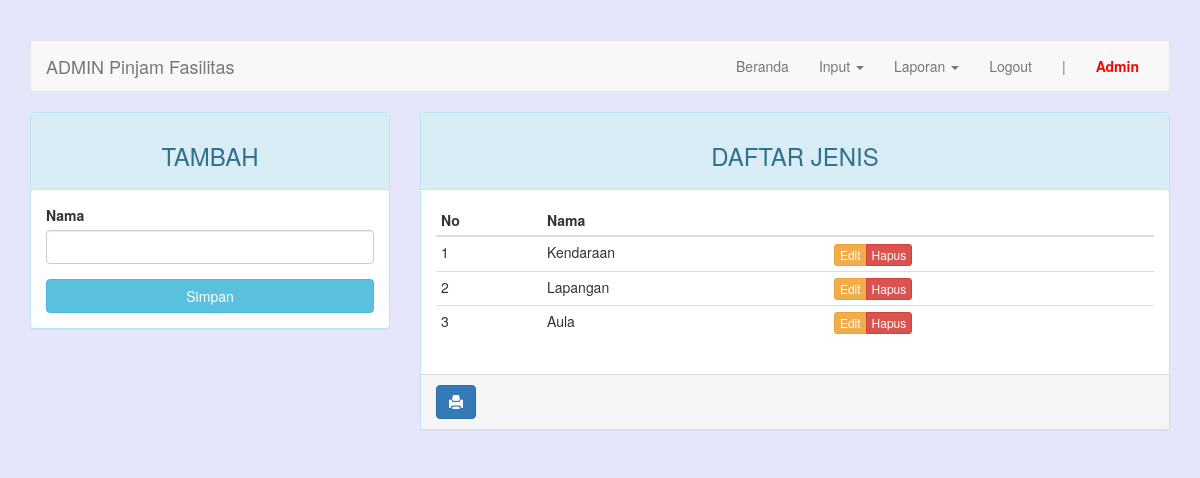
Screenshot of /admin/index.php?page=jenis (signed in) with the database file from the repository.
### tables this page shows
CREATE TABLE `jenis` (
  `id_jenis` int(4) NOT NULL,
  `nama` varchar(30) NOT NULL
);

### admin/page/jenis.php (the view, shortened to what this page needs)
<?php
$update = (isset($_GET['action']) AND $_GET['action'] == 'update') ? true : false;
?>
<div class="row">
	<div class="col-md-4 hidden-print">
	    <div class="panel panel-<?= ($update) ? "warning" : "info" ?>">
	        <div class="panel-heading"><h3 class="text-center"><?= ($update) ? "EDIT" : "TAMBAH" ?></h3></div>
	        <div class="panel-body">
	            <form action="<?=$_SERVER['REQUEST_URI']?>" method="POST">
	                <div class="form-group">
	                    <label for="nama">Nama</label>
	                    <input type="text" name="nama" class="form-control" <?= (!$update) ?: 'value="'.$row["nama"].'"' ?>>
	                </div>
	                <button type="submit" class="btn btn-<?= ($update) ? "warning" : "info" ?> btn-block">Simpan</button>
	            </form>
	        </div>
	    </div>
	</div>
	<div class="col-md-8">
	    <div class="panel panel-info">
	        <div class="panel-heading"><h3 class="text-center">DAFTAR JENIS</h3></div>
	        <div class="panel-body">
	            <table class="table table-condensed">
	                <thead>
	                    <tr>
	                        <th>No</th>
	                        <th>Nama</th>
	                        <th class="hidden-print"></th>
	                    </tr>
	                </thead>
	                <tbody>
	                    <?php $no = 1; ?>
	                    <?php if ($query = $connection->query("SELECT * FROM jenis")): ?>
	                        <?php while($row = $query->fetch_assoc()): ?>
	                        <tr>
	                            <td><?=$no++?></td>
															<td><?=$row['nama']?></td>
	                            <td class="hidden-print">
	                                <div class="btn-group">
	                                    <a href="?page=jenis&action=update&key=<?=$row['id_jenis']?>" class="btn btn-warning btn-xs">Edit</a>
	                                    <a href="?page=jenis&action=delete&key=<?=$row['id_jenis']?>" class="btn btn-danger btn-xs">Hapus</a>
	                                </div>
	                            </td>
	                        </tr>
	                        <?php endwhile ?>
	                    <?php endif ?>
	                </tbody>
	            </table>
	        </div>
			    <div class="panel-footer hidden-print">
			        <a onClick="window.print();return false" class="btn btn-primary"><i class="glyphicon glyphicon-print"></i></a>
			    </div>
	    </div>
	</div>
</div>

### admin/index.php (style rules this page uses)
body { background-color: #E6E6FA; margin-top: 40px; }

### rows the page displays
jenis: nama "Kendaraan"
jenis: nama "Lapangan"
jenis: nama "Aula"

### other values shown
$_SESSION["admin"]["username"] "Admin"
